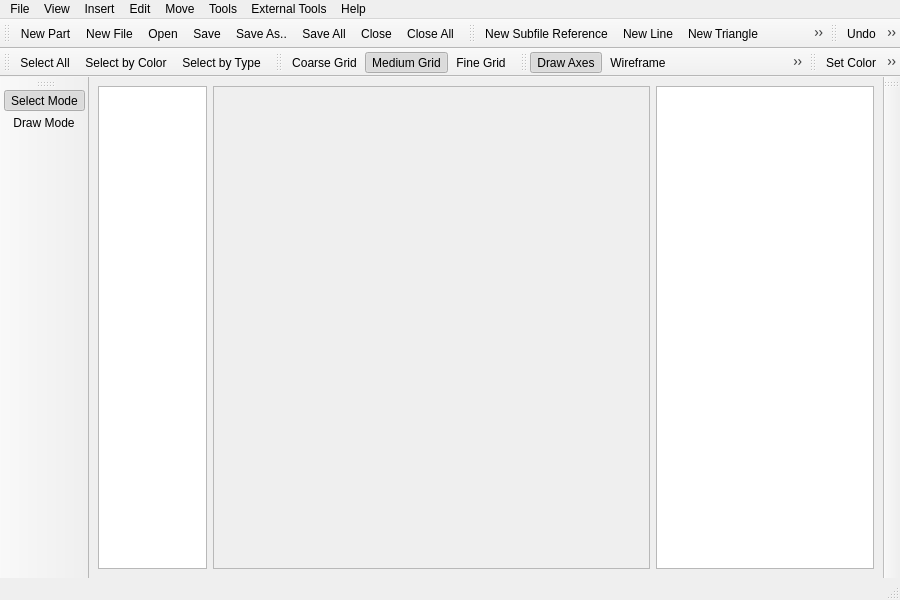
<?xml version="1.0" encoding="UTF-8"?>
<ui version="4.0">
 <class>LDForgeUI</class>
 <widget class="QMainWindow" name="LDForgeUI">
  <property name="geometry">
   <rect>
    <x>0</x>
    <y>0</y>
    <width>900</width>
    <height>600</height>
   </rect>
  </property>
  <property name="windowTitle">
   <string/>
  </property>
  <property name="windowIcon">
   <iconset resource="../../ldforge.qrc">
    <normaloff>:/icons/ldforge.png</normaloff>:/icons/ldforge.png</iconset>
  </property>
  <widget class="QWidget" name="centralwidget">
   <layout class="QVBoxLayout" name="verticalLayout">
    <item>
     <layout class="QHBoxLayout" name="horizontalLayout" stretch="1,4,2">
      <item>
       <widget class="QListWidget" name="fileList">
        <property name="sizePolicy">
         <sizepolicy hsizetype="Expanding" vsizetype="Expanding">
          <horstretch>0</horstretch>
          <verstretch>0</verstretch>
         </sizepolicy>
        </property>
       </widget>
      </item>
      <item>
       <widget class="QFrame" name="rendererFrame">
        <property name="sizePolicy">
         <sizepolicy hsizetype="Expanding" vsizetype="Expanding">
          <horstretch>0</horstretch>
          <verstretch>0</verstretch>
         </sizepolicy>
        </property>
        <property name="frameShape">
         <enum>QFrame::StyledPanel</enum>
        </property>
        <property name="frameShadow">
         <enum>QFrame::Raised</enum>
        </property>
       </widget>
      </item>
      <item>
       <widget class="QListWidget" name="objectList">
        <property name="sizePolicy">
         <sizepolicy hsizetype="Expanding" vsizetype="Expanding">
          <horstretch>0</horstretch>
          <verstretch>0</verstretch>
         </sizepolicy>
        </property>
        <property name="selectionMode">
         <enum>QAbstractItemView::ExtendedSelection</enum>
        </property>
       </widget>
      </item>
     </layout>
    </item>
   </layout>
  </widget>
  <widget class="QMenuBar" name="menubar">
   <property name="geometry">
    <rect>
     <x>0</x>
     <y>0</y>
     <width>900</width>
     <height>26</height>
    </rect>
   </property>
   <widget class="QMenu" name="menuFile">
    <property name="title">
     <string>File</string>
    </property>
    <widget class="QMenu" name="menuOpenRecent">
     <property name="title">
      <string>Open Recent...</string>
     </property>
     <property name="icon">
      <iconset resource="../../ldforge.qrc">
       <normaloff>:/icons/open-recent.png</normaloff>:/icons/open-recent.png</iconset>
     </property>
    </widget>
    <addaction name="actionNew"/>
    <addaction name="actionNewFile"/>
    <addaction name="actionOpen"/>
    <addaction name="menuOpenRecent"/>
    <addaction name="actionSave"/>
    <addaction name="actionSaveAs"/>
    <addaction name="actionSaveAll"/>
    <addaction name="separator"/>
    <addaction name="actionClose"/>
    <addaction name="actionCloseAll"/>
    <addaction name="separator"/>
    <addaction name="actionInsertFrom"/>
    <addaction name="actionExportTo"/>
    <addaction name="separator"/>
    <addaction name="actionSettings"/>
    <addaction name="actionSetLDrawPath"/>
    <addaction name="actionScanPrimitives"/>
    <addaction name="separator"/>
    <addaction name="actionExit"/>
   </widget>
   <widget class="QMenu" name="menuView">
    <property name="title">
     <string>View</string>
    </property>
    <addaction name="actionResetView"/>
    <addaction name="actionAxes"/>
    <addaction name="actionWireframe"/>
    <addaction name="actionBFCView"/>
    <addaction name="separator"/>
    <addaction name="actionSetOverlay"/>
    <addaction name="actionClearOverlay"/>
    <addaction name="separator"/>
    <addaction name="actionScreenshot"/>
   </widget>
   <widget class="QMenu" name="menuInsert">
    <property name="title">
     <string>Insert</string>
    </property>
    <addaction name="actionInsertRaw"/>
    <addaction name="separator"/>
    <addaction name="actionNewSubfile"/>
    <addaction name="actionNewLine"/>
    <addaction name="actionNewTriangle"/>
    <addaction name="actionNewQuad"/>
    <addaction name="actionNewCLine"/>
    <addaction name="actionNewComment"/>
    <addaction name="actionNewBFC"/>
    <addaction name="actionNewVertex"/>
   </widget>
   <widget class="QMenu" name="menuEdit">
    <property name="title">
     <string>Edit</string>
    </property>
    <addaction name="actionUndo"/>
    <addaction name="actionRedo"/>
    <addaction name="separator"/>
    <addaction name="actionEdit"/>
    <addaction name="separator"/>
    <addaction name="actionCut"/>
    <addaction name="actionCopy"/>
    <addaction name="actionPaste"/>
    <addaction name="actionDelete"/>
    <addaction name="separator"/>
    <addaction name="actionSelectAll"/>
    <addaction name="actionSelectByColor"/>
    <addaction name="actionSelectByType"/>
    <addaction name="separator"/>
    <addaction name="actionModeSelect"/>
    <addaction name="actionModeDraw"/>
    <addaction name="separator"/>
    <addaction name="actionSetDrawDepth"/>
   </widget>
   <widget class="QMenu" name="menuTools">
    <property name="title">
     <string>Tools</string>
    </property>
    <addaction name="actionSetColor"/>
    <addaction name="actionAutocolor"/>
    <addaction name="actionUncolorize"/>
    <addaction name="separator"/>
    <addaction name="actionInvert"/>
    <addaction name="actionInline"/>
    <addaction name="actionInlineDeep"/>
    <addaction name="actionMakePrimitive"/>
    <addaction name="separator"/>
    <addaction name="actionSplitQuads"/>
    <addaction name="actionEditRaw"/>
    <addaction name="actionBorders"/>
    <addaction name="actionCornerVerts"/>
    <addaction name="actionRoundCoordinates"/>
    <addaction name="actionVisibility"/>
    <addaction name="actionReplaceCoords"/>
    <addaction name="actionFlip"/>
    <addaction name="actionDemote"/>
   </widget>
   <widget class="QMenu" name="menuExternal_Tools">
    <property name="title">
     <string>External Tools</string>
    </property>
    <addaction name="actionYtruder"/>
    <addaction name="actionRectifier"/>
    <addaction name="actionIntersector"/>
    <addaction name="actionIsecalc"/>
    <addaction name="actionCoverer"/>
    <addaction name="actionEdger2"/>
   </widget>
   <widget class="QMenu" name="menuHelp">
    <property name="title">
     <string>Help</string>
    </property>
    <addaction name="actionHelp"/>
    <addaction name="separator"/>
    <addaction name="actionAbout"/>
    <addaction name="actionAboutQt"/>
   </widget>
   <widget class="QMenu" name="menuMov">
    <property name="title">
     <string>Move</string>
    </property>
    <widget class="QMenu" name="menuGrids">
     <property name="title">
      <string>Grids</string>
     </property>
     <addaction name="actionGridCoarse"/>
     <addaction name="actionGridMedium"/>
     <addaction name="actionGridFine"/>
    </widget>
    <widget class="QMenu" name="menuMove_Objects">
     <property name="title">
      <string>Move Objects</string>
     </property>
     <addaction name="actionMoveXNeg"/>
     <addaction name="actionMoveXPos"/>
     <addaction name="actionMoveYNeg"/>
     <addaction name="actionMoveYPos"/>
     <addaction name="actionMoveZNeg"/>
     <addaction name="actionMoveZPos"/>
    </widget>
    <widget class="QMenu" name="menuObject_List">
     <property name="title">
      <string>Object List</string>
     </property>
     <addaction name="actionMoveUp"/>
     <addaction name="actionMoveDown"/>
    </widget>
    <widget class="QMenu" name="menuRotate">
     <property name="title">
      <string>Rotate</string>
     </property>
     <addaction name="actionRotateXNeg"/>
     <addaction name="actionRotateXPos"/>
     <addaction name="actionRotateYNeg"/>
     <addaction name="actionRotateYPos"/>
     <addaction name="actionRotateZNeg"/>
     <addaction name="actionRotateZPos"/>
    </widget>
    <addaction name="menuGrids"/>
    <addaction name="menuMove_Objects"/>
    <addaction name="menuRotate"/>
    <addaction name="menuObject_List"/>
    <addaction name="separator"/>
    <addaction name="actionRotationPoint"/>
   </widget>
   <addaction name="menuFile"/>
   <addaction name="menuView"/>
   <addaction name="menuInsert"/>
   <addaction name="menuEdit"/>
   <addaction name="menuMov"/>
   <addaction name="menuTools"/>
   <addaction name="menuExternal_Tools"/>
   <addaction name="menuHelp"/>
  </widget>
  <widget class="QStatusBar" name="statusbar"/>
  <widget class="QToolBar" name="toolBar">
   <property name="windowTitle">
    <string>toolBar</string>
   </property>
   <attribute name="toolBarArea">
    <enum>TopToolBarArea</enum>
   </attribute>
   <attribute name="toolBarBreak">
    <bool>false</bool>
   </attribute>
   <addaction name="actionNew"/>
   <addaction name="actionNewFile"/>
   <addaction name="actionOpen"/>
   <addaction name="actionSave"/>
   <addaction name="actionSaveAs"/>
   <addaction name="actionSaveAll"/>
   <addaction name="actionClose"/>
   <addaction name="actionCloseAll"/>
  </widget>
  <widget class="QToolBar" name="toolBar_2">
   <property name="windowTitle">
    <string>toolBar_2</string>
   </property>
   <attribute name="toolBarArea">
    <enum>TopToolBarArea</enum>
   </attribute>
   <attribute name="toolBarBreak">
    <bool>false</bool>
   </attribute>
   <addaction name="actionNewSubfile"/>
   <addaction name="actionNewLine"/>
   <addaction name="actionNewTriangle"/>
   <addaction name="actionNewQuad"/>
   <addaction name="actionNewCLine"/>
   <addaction name="actionNewComment"/>
   <addaction name="actionNewBFC"/>
   <addaction name="actionNewVertex"/>
  </widget>
  <widget class="QToolBar" name="toolBar_3">
   <property name="windowTitle">
    <string>toolBar_3</string>
   </property>
   <attribute name="toolBarArea">
    <enum>TopToolBarArea</enum>
   </attribute>
   <attribute name="toolBarBreak">
    <bool>false</bool>
   </attribute>
   <addaction name="actionUndo"/>
   <addaction name="actionRedo"/>
   <addaction name="actionCut"/>
   <addaction name="actionCopy"/>
   <addaction name="actionPaste"/>
   <addaction name="actionDelete"/>
  </widget>
  <widget class="QToolBar" name="toolBar_4">
   <property name="windowTitle">
    <string>toolBar_4</string>
   </property>
   <attribute name="toolBarArea">
    <enum>TopToolBarArea</enum>
   </attribute>
   <attribute name="toolBarBreak">
    <bool>true</bool>
   </attribute>
   <addaction name="actionSelectAll"/>
   <addaction name="actionSelectByColor"/>
   <addaction name="actionSelectByType"/>
  </widget>
  <widget class="QToolBar" name="toolBar_5">
   <property name="windowTitle">
    <string>toolBar_5</string>
   </property>
   <attribute name="toolBarArea">
    <enum>TopToolBarArea</enum>
   </attribute>
   <attribute name="toolBarBreak">
    <bool>false</bool>
   </attribute>
   <addaction name="actionGridCoarse"/>
   <addaction name="actionGridMedium"/>
   <addaction name="actionGridFine"/>
  </widget>
  <widget class="QToolBar" name="toolBar_6">
   <property name="windowTitle">
    <string>toolBar_6</string>
   </property>
   <attribute name="toolBarArea">
    <enum>TopToolBarArea</enum>
   </attribute>
   <attribute name="toolBarBreak">
    <bool>false</bool>
   </attribute>
   <addaction name="actionAxes"/>
   <addaction name="actionWireframe"/>
   <addaction name="actionBFCView"/>
  </widget>
  <widget class="QToolBar" name="toolBar_7">
   <property name="windowTitle">
    <string>toolBar_7</string>
   </property>
   <attribute name="toolBarArea">
    <enum>TopToolBarArea</enum>
   </attribute>
   <attribute name="toolBarBreak">
    <bool>false</bool>
   </attribute>
   <addaction name="actionSetColor"/>
   <addaction name="actionAutocolor"/>
   <addaction name="actionUncolorize"/>
   <addaction name="actionInvert"/>
   <addaction name="actionSplitQuads"/>
   <addaction name="actionEditRaw"/>
   <addaction name="actionBorders"/>
   <addaction name="actionReplaceCoords"/>
   <addaction name="actionRoundCoordinates"/>
   <addaction name="actionVisibility"/>
  </widget>
  <widget class="QToolBar" name="toolBar_8">
   <property name="windowTitle">
    <string>toolBar_8</string>
   </property>
   <attribute name="toolBarArea">
    <enum>LeftToolBarArea</enum>
   </attribute>
   <attribute name="toolBarBreak">
    <bool>false</bool>
   </attribute>
   <addaction name="actionModeSelect"/>
   <addaction name="actionModeDraw"/>
  </widget>
  <widget class="QToolBar" name="colorToolbar">
   <property name="windowTitle">
    <string>toolBar_9</string>
   </property>
   <attribute name="toolBarArea">
    <enum>RightToolBarArea</enum>
   </attribute>
   <attribute name="toolBarBreak">
    <bool>false</bool>
   </attribute>
  </widget>
  <action name="actionNew">
   <property name="icon">
    <iconset resource="../../ldforge.qrc">
     <normaloff>:/icons/brick.png</normaloff>:/icons/brick.png</iconset>
   </property>
   <property name="text">
    <string>New Part</string>
   </property>
   <property name="statusTip">
    <string>Create a new part model.</string>
   </property>
   <property name="shortcut">
    <string>Ctrl+N</string>
   </property>
  </action>
  <action name="actionOpen">
   <property name="icon">
    <iconset resource="../../ldforge.qrc">
     <normaloff>:/icons/file-open.png</normaloff>:/icons/file-open.png</iconset>
   </property>
   <property name="text">
    <string>Open</string>
   </property>
   <property name="statusTip">
    <string>Load a part model from a file.</string>
   </property>
   <property name="shortcut">
    <string>Ctrl+O</string>
   </property>
  </action>
  <action name="actionSave">
   <property name="icon">
    <iconset resource="../../ldforge.qrc">
     <normaloff>:/icons/file-save.png</normaloff>:/icons/file-save.png</iconset>
   </property>
   <property name="text">
    <string>Save</string>
   </property>
   <property name="statusTip">
    <string>Save the part model.</string>
   </property>
   <property name="whatsThis">
    <string/>
   </property>
  </action>
  <action name="actionSaveAs">
   <property name="icon">
    <iconset resource="../../ldforge.qrc">
     <normaloff>:/icons/file-save-as.png</normaloff>:/icons/file-save-as.png</iconset>
   </property>
   <property name="text">
    <string>Save As..</string>
   </property>
   <property name="whatsThis">
    <string>Save the part model to a specific file.</string>
   </property>
  </action>
  <action name="actionInsertFrom">
   <property name="icon">
    <iconset resource="../../ldforge.qrc">
     <normaloff>:/icons/file-import.png</normaloff>:/icons/file-import.png</iconset>
   </property>
   <property name="text">
    <string>Insert From..</string>
   </property>
  </action>
  <action name="actionExportTo">
   <property name="icon">
    <iconset resource="../../ldforge.qrc">
     <normaloff>:/icons/file-export.png</normaloff>:/icons/file-export.png</iconset>
   </property>
   <property name="text">
    <string>Export To..</string>
   </property>
  </action>
  <action name="actionSettings">
   <property name="icon">
    <iconset resource="../../ldforge.qrc">
     <normaloff>:/icons/settings.png</normaloff>:/icons/settings.png</iconset>
   </property>
   <property name="text">
    <string>Settings</string>
   </property>
   <property name="statusTip">
    <string>Edit the settings of LDForge.</string>
   </property>
   <property name="whatsThis">
    <string/>
   </property>
  </action>
  <action name="actionSetLDrawPath">
   <property name="icon">
    <iconset resource="../../ldforge.qrc">
     <normaloff>:/icons/settings.png</normaloff>:/icons/settings.png</iconset>
   </property>
   <property name="text">
    <string>Set LDraw Path</string>
   </property>
   <property name="statusTip">
    <string>Change the LDraw directory path.</string>
   </property>
  </action>
  <action name="actionScanPrimitives">
   <property name="icon">
    <iconset resource="../../ldforge.qrc">
     <normaloff>:/icons/radial.png</normaloff>:/icons/radial.png</iconset>
   </property>
   <property name="text">
    <string>Scan Primitives</string>
   </property>
   <property name="statusTip">
    <string>Scan the primitives folder for primitive info. Use this if you add new primitives.</string>
   </property>
  </action>
  <action name="actionExit">
   <property name="icon">
    <iconset resource="../../ldforge.qrc">
     <normaloff>:/icons/exit.png</normaloff>:/icons/exit.png</iconset>
   </property>
   <property name="text">
    <string>Exit</string>
   </property>
   <property name="shortcut">
    <string>Ctrl+Q</string>
   </property>
  </action>
  <action name="actionResetView">
   <property name="text">
    <string>Reset View</string>
   </property>
  </action>
  <action name="actionAxes">
   <property name="checkable">
    <bool>true</bool>
   </property>
   <property name="checked">
    <bool>true</bool>
   </property>
   <property name="icon">
    <iconset resource="../../ldforge.qrc">
     <normaloff>:/icons/axes.png</normaloff>:/icons/axes.png</iconset>
   </property>
   <property name="text">
    <string>Draw Axes</string>
   </property>
  </action>
  <action name="actionWireframe">
   <property name="checkable">
    <bool>true</bool>
   </property>
   <property name="icon">
    <iconset resource="../../ldforge.qrc">
     <normaloff>:/icons/wireframe.png</normaloff>:/icons/wireframe.png</iconset>
   </property>
   <property name="text">
    <string>Wireframe</string>
   </property>
  </action>
  <action name="actionBFCView">
   <property name="checkable">
    <bool>true</bool>
   </property>
   <property name="icon">
    <iconset resource="../../ldforge.qrc">
     <normaloff>:/icons/bfc-view.png</normaloff>:/icons/bfc-view.png</iconset>
   </property>
   <property name="text">
    <string>BFC Red/Green View</string>
   </property>
  </action>
  <action name="actionSetOverlay">
   <property name="icon">
    <iconset resource="../../ldforge.qrc">
     <normaloff>:/icons/overlay.png</normaloff>:/icons/overlay.png</iconset>
   </property>
   <property name="text">
    <string>Set Overlay Image</string>
   </property>
  </action>
  <action name="actionClearOverlay">
   <property name="icon">
    <iconset resource="../../ldforge.qrc">
     <normaloff>:/icons/overlay-clear.png</normaloff>:/icons/overlay-clear.png</iconset>
   </property>
   <property name="text">
    <string>Clear Overlay Image</string>
   </property>
  </action>
  <action name="actionScreenshot">
   <property name="icon">
    <iconset resource="../../ldforge.qrc">
     <normaloff>:/icons/screencap.png</normaloff>:/icons/screencap.png</iconset>
   </property>
   <property name="text">
    <string>Screenshot</string>
   </property>
  </action>
  <action name="actionInsertRaw">
   <property name="text">
    <string>LDraw Code..</string>
   </property>
  </action>
  <action name="actionNewLine">
   <property name="icon">
    <iconset resource="../../ldforge.qrc">
     <normaloff>:/icons/add-line.png</normaloff>:/icons/add-line.png</iconset>
   </property>
   <property name="text">
    <string>New Line</string>
   </property>
  </action>
  <action name="actionNewSubfile">
   <property name="icon">
    <iconset resource="../../ldforge.qrc">
     <normaloff>:/icons/add-subfile.png</normaloff>:/icons/add-subfile.png</iconset>
   </property>
   <property name="text">
    <string>New Subfile Reference</string>
   </property>
  </action>
  <action name="actionNewTriangle">
   <property name="icon">
    <iconset resource="../../ldforge.qrc">
     <normaloff>:/icons/add-triangle.png</normaloff>:/icons/add-triangle.png</iconset>
   </property>
   <property name="text">
    <string>New Triangle</string>
   </property>
  </action>
  <action name="actionNewQuad">
   <property name="icon">
    <iconset resource="../../ldforge.qrc">
     <normaloff>:/icons/add-quad.png</normaloff>:/icons/add-quad.png</iconset>
   </property>
   <property name="text">
    <string>New Quadrilateral</string>
   </property>
  </action>
  <action name="actionNewCLine">
   <property name="icon">
    <iconset resource="../../ldforge.qrc">
     <normaloff>:/icons/add-condline.png</normaloff>:/icons/add-condline.png</iconset>
   </property>
   <property name="text">
    <string>New Conditional Line</string>
   </property>
  </action>
  <action name="actionNewComment">
   <property name="icon">
    <iconset resource="../../ldforge.qrc">
     <normaloff>:/icons/add-comment.png</normaloff>:/icons/add-comment.png</iconset>
   </property>
   <property name="text">
    <string>New Comment</string>
   </property>
  </action>
  <action name="actionNewBFC">
   <property name="icon">
    <iconset resource="../../ldforge.qrc">
     <normaloff>:/icons/add-bfc.png</normaloff>:/icons/add-bfc.png</iconset>
   </property>
   <property name="text">
    <string>New BFC Statement</string>
   </property>
  </action>
  <action name="actionNewVertex">
   <property name="icon">
    <iconset resource="../../ldforge.qrc">
     <normaloff>:/icons/add-vertex.png</normaloff>:/icons/add-vertex.png</iconset>
   </property>
   <property name="text">
    <string>New Vertex</string>
   </property>
  </action>
  <action name="actionUndo">
   <property name="icon">
    <iconset resource="../../ldforge.qrc">
     <normaloff>:/icons/undo.png</normaloff>:/icons/undo.png</iconset>
   </property>
   <property name="text">
    <string>Undo</string>
   </property>
   <property name="statusTip">
    <string>Undo a step.</string>
   </property>
  </action>
  <action name="actionRedo">
   <property name="icon">
    <iconset resource="../../ldforge.qrc">
     <normaloff>:/icons/redo.png</normaloff>:/icons/redo.png</iconset>
   </property>
   <property name="text">
    <string>Redo</string>
   </property>
   <property name="statusTip">
    <string>Redo a step.</string>
   </property>
  </action>
  <action name="actionCut">
   <property name="icon">
    <iconset resource="../../ldforge.qrc">
     <normaloff>:/icons/cut.png</normaloff>:/icons/cut.png</iconset>
   </property>
   <property name="text">
    <string>Cut</string>
   </property>
   <property name="statusTip">
    <string>Cut the current selection to clipboard.</string>
   </property>
  </action>
  <action name="actionCopy">
   <property name="icon">
    <iconset resource="../../ldforge.qrc">
     <normaloff>:/icons/copy.png</normaloff>:/icons/copy.png</iconset>
   </property>
   <property name="text">
    <string>Copy</string>
   </property>
   <property name="statusTip">
    <string>Copy the current selection to clipboard.</string>
   </property>
   <property name="whatsThis">
    <string/>
   </property>
  </action>
  <action name="actionPaste">
   <property name="icon">
    <iconset resource="../../ldforge.qrc">
     <normaloff>:/icons/paste.png</normaloff>:/icons/paste.png</iconset>
   </property>
   <property name="text">
    <string>Paste</string>
   </property>
   <property name="statusTip">
    <string>Paste clipboard contents.</string>
   </property>
  </action>
  <action name="actionDelete">
   <property name="icon">
    <iconset resource="../../ldforge.qrc">
     <normaloff>:/icons/delete.png</normaloff>:/icons/delete.png</iconset>
   </property>
   <property name="text">
    <string>Delete</string>
   </property>
   <property name="statusTip">
    <string>Delete the selection</string>
   </property>
  </action>
  <action name="actionSelectAll">
   <property name="icon">
    <iconset resource="../../ldforge.qrc">
     <normaloff>:/icons/select-all.png</normaloff>:/icons/select-all.png</iconset>
   </property>
   <property name="text">
    <string>Select All</string>
   </property>
  </action>
  <action name="actionSelectByColor">
   <property name="icon">
    <iconset resource="../../ldforge.qrc">
     <normaloff>:/icons/select-color.png</normaloff>:/icons/select-color.png</iconset>
   </property>
   <property name="text">
    <string>Select by Color</string>
   </property>
  </action>
  <action name="actionSelectByType">
   <property name="icon">
    <iconset resource="../../ldforge.qrc">
     <normaloff>:/icons/select-type.png</normaloff>:/icons/select-type.png</iconset>
   </property>
   <property name="text">
    <string>Select by Type</string>
   </property>
  </action>
  <action name="actionModeSelect">
   <property name="checkable">
    <bool>true</bool>
   </property>
   <property name="checked">
    <bool>true</bool>
   </property>
   <property name="icon">
    <iconset resource="../../ldforge.qrc">
     <normaloff>:/icons/mode-select.png</normaloff>:/icons/mode-select.png</iconset>
   </property>
   <property name="text">
    <string>Select Mode</string>
   </property>
  </action>
  <action name="actionModeDraw">
   <property name="checkable">
    <bool>true</bool>
   </property>
   <property name="icon">
    <iconset resource="../../ldforge.qrc">
     <normaloff>:/icons/mode-draw.png</normaloff>:/icons/mode-draw.png</iconset>
   </property>
   <property name="text">
    <string>Draw Mode</string>
   </property>
  </action>
  <action name="actionSetDrawDepth">
   <property name="text">
    <string>Set Draw Depth</string>
   </property>
  </action>
  <action name="actionSetColor">
   <property name="icon">
    <iconset resource="../../ldforge.qrc">
     <normaloff>:/icons/palette.png</normaloff>:/icons/palette.png</iconset>
   </property>
   <property name="text">
    <string>Set Color</string>
   </property>
   <property name="statusTip">
    <string>Set the color on given objects.</string>
   </property>
  </action>
  <action name="actionAutocolor">
   <property name="icon">
    <iconset resource="../../ldforge.qrc">
     <normaloff>:/icons/autocolor.png</normaloff>:/icons/autocolor.png</iconset>
   </property>
   <property name="text">
    <string>Auto-color</string>
   </property>
   <property name="statusTip">
    <string>Set the color of the given object to the first found unused color.</string>
   </property>
  </action>
  <action name="actionUncolorize">
   <property name="icon">
    <iconset resource="../../ldforge.qrc">
     <normaloff>:/icons/uncolorize.png</normaloff>:/icons/uncolorize.png</iconset>
   </property>
   <property name="text">
    <string>Uncolorize</string>
   </property>
   <property name="statusTip">
    <string>Reduce colors of everything selected to main and edge colors</string>
   </property>
  </action>
  <action name="actionInline">
   <property name="icon">
    <iconset resource="../../ldforge.qrc">
     <normaloff>:/icons/inline.png</normaloff>:/icons/inline.png</iconset>
   </property>
   <property name="text">
    <string>Inline</string>
   </property>
   <property name="statusTip">
    <string>Inline selected subfiles.</string>
   </property>
  </action>
  <action name="actionInlineDeep">
   <property name="icon">
    <iconset resource="../../ldforge.qrc">
     <normaloff>:/icons/inline-deep.png</normaloff>:/icons/inline-deep.png</iconset>
   </property>
   <property name="text">
    <string>Deep Inline</string>
   </property>
   <property name="statusTip">
    <string>Recursively inline selected subfiles down to polygons only.</string>
   </property>
  </action>
  <action name="actionInvert">
   <property name="icon">
    <iconset resource="../../ldforge.qrc">
     <normaloff>:/icons/invert.png</normaloff>:/icons/invert.png</iconset>
   </property>
   <property name="text">
    <string>Invert</string>
   </property>
  </action>
  <action name="actionMakePrimitive">
   <property name="icon">
    <iconset resource="../../ldforge.qrc">
     <normaloff>:/icons/radial.png</normaloff>:/icons/radial.png</iconset>
   </property>
   <property name="text">
    <string>Generate Primitive</string>
   </property>
  </action>
  <action name="actionSplitQuads">
   <property name="icon">
    <iconset resource="../../ldforge.qrc">
     <normaloff>:/icons/quad-split.png</normaloff>:/icons/quad-split.png</iconset>
   </property>
   <property name="text">
    <string>Split Quads</string>
   </property>
   <property name="statusTip">
    <string>Split quads into triangles.</string>
   </property>
  </action>
  <action name="actionEditRaw">
   <property name="icon">
    <iconset resource="../../ldforge.qrc">
     <normaloff>:/icons/set-contents.png</normaloff>:/icons/set-contents.png</iconset>
   </property>
   <property name="text">
    <string>Edit LDraw Code</string>
   </property>
   <property name="statusTip">
    <string>Edit the LDraw code of this object.</string>
   </property>
  </action>
  <action name="actionBorders">
   <property name="icon">
    <iconset resource="../../ldforge.qrc">
     <normaloff>:/icons/make-borders.png</normaloff>:/icons/make-borders.png</iconset>
   </property>
   <property name="text">
    <string>Make Borders</string>
   </property>
   <property name="statusTip">
    <string>Add borders around given polygons.</string>
   </property>
  </action>
  <action name="actionCornerVerts">
   <property name="icon">
    <iconset resource="../../ldforge.qrc">
     <normaloff>:/icons/corner-verts.png</normaloff>:/icons/corner-verts.png</iconset>
   </property>
   <property name="text">
    <string>Make Corner Vertices</string>
   </property>
   <property name="statusTip">
    <string>Adds vertex objects to the corners of the given polygons</string>
   </property>
  </action>
  <action name="actionRoundCoordinates">
   <property name="icon">
    <iconset resource="../../ldforge.qrc">
     <normaloff>:/icons/round-coords.png</normaloff>:/icons/round-coords.png</iconset>
   </property>
   <property name="text">
    <string>Round Coordinates</string>
   </property>
   <property name="statusTip">
    <string>Round coordinates down to 3/4 decimals</string>
   </property>
  </action>
  <action name="actionVisibility">
   <property name="icon">
    <iconset resource="../../ldforge.qrc">
     <normaloff>:/icons/visibility.png</normaloff>:/icons/visibility.png</iconset>
   </property>
   <property name="text">
    <string>Toggle Visibility</string>
   </property>
   <property name="statusTip">
    <string>Toggles visibility/hiding on objects.</string>
   </property>
  </action>
  <action name="actionReplaceCoords">
   <property name="icon">
    <iconset resource="../../ldforge.qrc">
     <normaloff>:/icons/replace-coords.png</normaloff>:/icons/replace-coords.png</iconset>
   </property>
   <property name="text">
    <string>Replace Coordinates</string>
   </property>
   <property name="statusTip">
    <string>Find and replace coordinate values.</string>
   </property>
  </action>
  <action name="actionFlip">
   <property name="icon">
    <iconset resource="../../ldforge.qrc">
     <normaloff>:/icons/flip.png</normaloff>:/icons/flip.png</iconset>
   </property>
   <property name="text">
    <string>Flip</string>
   </property>
   <property name="statusTip">
    <string>Flip coordinates.</string>
   </property>
  </action>
  <action name="actionDemote">
   <property name="text">
    <string>Demote Conditional Lines</string>
   </property>
   <property name="statusTip">
    <string>Demote conditional lines down to normal lines.</string>
   </property>
  </action>
  <action name="actionYtruder">
   <property name="icon">
    <iconset resource="../../ldforge.qrc">
     <normaloff>:/icons/ytruder.png</normaloff>:/icons/ytruder.png</iconset>
   </property>
   <property name="text">
    <string>Ytruder</string>
   </property>
   <property name="statusTip">
    <string>Extrude selected lines to a given plane</string>
   </property>
  </action>
  <action name="actionRectifier">
   <property name="icon">
    <iconset resource="../../ldforge.qrc">
     <normaloff>:/icons/rectifier.png</normaloff>:/icons/rectifier.png</iconset>
   </property>
   <property name="text">
    <string>Rectifier</string>
   </property>
   <property name="statusTip">
    <string>Optimizes quads into rect primitives.</string>
   </property>
  </action>
  <action name="actionIntersector">
   <property name="icon">
    <iconset resource="../../ldforge.qrc">
     <normaloff>:/icons/intersector.png</normaloff>:/icons/intersector.png</iconset>
   </property>
   <property name="text">
    <string>Intersector</string>
   </property>
   <property name="statusTip">
    <string>Perform clipping between two input groups.</string>
   </property>
  </action>
  <action name="actionIsecalc">
   <property name="icon">
    <iconset resource="../../ldforge.qrc">
     <normaloff>:/icons/isecalc.png</normaloff>:/icons/isecalc.png</iconset>
   </property>
   <property name="text">
    <string>Isecalc</string>
   </property>
   <property name="statusTip">
    <string>Compute intersection edgelines between two input groups.</string>
   </property>
  </action>
  <action name="actionCoverer">
   <property name="icon">
    <iconset resource="../../ldforge.qrc">
     <normaloff>:/icons/coverer.png</normaloff>:/icons/coverer.png</iconset>
   </property>
   <property name="text">
    <string>Coverer</string>
   </property>
   <property name="statusTip">
    <string>Fill the space between two line shapes</string>
   </property>
  </action>
  <action name="actionEdger2">
   <property name="text">
    <string>Edger 2</string>
   </property>
  </action>
  <action name="actionHelp">
   <property name="enabled">
    <bool>false</bool>
   </property>
   <property name="icon">
    <iconset resource="../../ldforge.qrc">
     <normaloff>:/icons/help.png</normaloff>:/icons/help.png</iconset>
   </property>
   <property name="text">
    <string>Help</string>
   </property>
  </action>
  <action name="actionAbout">
   <property name="icon">
    <iconset resource="../../ldforge.qrc">
     <normaloff>:/icons/ldforge.png</normaloff>:/icons/ldforge.png</iconset>
   </property>
   <property name="text">
    <string>About LDForge</string>
   </property>
  </action>
  <action name="actionAboutQt">
   <property name="text">
    <string>About Qt</string>
   </property>
  </action>
  <action name="actionGridCoarse">
   <property name="checkable">
    <bool>true</bool>
   </property>
   <property name="icon">
    <iconset resource="../../ldforge.qrc">
     <normaloff>:/icons/grid-coarse.png</normaloff>:/icons/grid-coarse.png</iconset>
   </property>
   <property name="text">
    <string>Coarse Grid</string>
   </property>
  </action>
  <action name="actionGridMedium">
   <property name="checkable">
    <bool>true</bool>
   </property>
   <property name="checked">
    <bool>true</bool>
   </property>
   <property name="icon">
    <iconset resource="../../ldforge.qrc">
     <normaloff>:/icons/grid-medium.png</normaloff>:/icons/grid-medium.png</iconset>
   </property>
   <property name="text">
    <string>Medium Grid</string>
   </property>
  </action>
  <action name="actionGridFine">
   <property name="checkable">
    <bool>true</bool>
   </property>
   <property name="icon">
    <iconset resource="../../ldforge.qrc">
     <normaloff>:/icons/grid-fine.png</normaloff>:/icons/grid-fine.png</iconset>
   </property>
   <property name="text">
    <string>Fine Grid</string>
   </property>
  </action>
  <action name="actionEdit">
   <property name="text">
    <string>Edit Selected Object</string>
   </property>
  </action>
  <action name="actionMoveUp">
   <property name="icon">
    <iconset resource="../../ldforge.qrc">
     <normaloff>:/icons/arrow-up.png</normaloff>:/icons/arrow-up.png</iconset>
   </property>
   <property name="text">
    <string>Move Up</string>
   </property>
  </action>
  <action name="actionMoveDown">
   <property name="icon">
    <iconset resource="../../ldforge.qrc">
     <normaloff>:/icons/arrow-down.png</normaloff>:/icons/arrow-down.png</iconset>
   </property>
   <property name="text">
    <string>Move Down</string>
   </property>
  </action>
  <action name="actionMoveXNeg">
   <property name="icon">
    <iconset resource="../../ldforge.qrc">
     <normaloff>:/icons/move-x-neg.png</normaloff>:/icons/move-x-neg.png</iconset>
   </property>
   <property name="text">
    <string>Move -X</string>
   </property>
  </action>
  <action name="actionMoveXPos">
   <property name="icon">
    <iconset resource="../../ldforge.qrc">
     <normaloff>:/icons/move-x-pos.png</normaloff>:/icons/move-x-pos.png</iconset>
   </property>
   <property name="text">
    <string>Move +X</string>
   </property>
  </action>
  <action name="actionMoveYNeg">
   <property name="icon">
    <iconset resource="../../ldforge.qrc">
     <normaloff>:/icons/move-y-neg.png</normaloff>:/icons/move-y-neg.png</iconset>
   </property>
   <property name="text">
    <string>Move -Y</string>
   </property>
  </action>
  <action name="actionMoveYPos">
   <property name="icon">
    <iconset resource="../../ldforge.qrc">
     <normaloff>:/icons/move-y-pos.png</normaloff>:/icons/move-y-pos.png</iconset>
   </property>
   <property name="text">
    <string>Move +Y</string>
   </property>
  </action>
  <action name="actionMoveZNeg">
   <property name="icon">
    <iconset resource="../../ldforge.qrc">
     <normaloff>:/icons/move-z-neg.png</normaloff>:/icons/move-z-neg.png</iconset>
   </property>
   <property name="text">
    <string>Move -Z</string>
   </property>
  </action>
  <action name="actionMoveZPos">
   <property name="icon">
    <iconset resource="../../ldforge.qrc">
     <normaloff>:/icons/move-z-pos.png</normaloff>:/icons/move-z-pos.png</iconset>
   </property>
   <property name="text">
    <string>Move +Z</string>
   </property>
  </action>
  <action name="actionRotateXNeg">
   <property name="text">
    <string>Rotate -X</string>
   </property>
  </action>
  <action name="actionRotateXPos">
   <property name="text">
    <string>Rotate +X</string>
   </property>
  </action>
  <action name="actionRotateYNeg">
   <property name="text">
    <string>Rotate -Y</string>
   </property>
  </action>
  <action name="actionRotateYPos">
   <property name="text">
    <string>Rotate +Y</string>
   </property>
  </action>
  <action name="actionRotateZNeg">
   <property name="text">
    <string>Rotate -Z</string>
   </property>
  </action>
  <action name="actionRotateZPos">
   <property name="text">
    <string>Rotate +Z</string>
   </property>
  </action>
  <action name="actionRotationPoint">
   <property name="text">
    <string>Set Rotation Point</string>
   </property>
  </action>
  <action name="actionSaveAll">
   <property name="text">
    <string>Save All</string>
   </property>
  </action>
  <action name="actionClose">
   <property name="text">
    <string>Close</string>
   </property>
  </action>
  <action name="actionCloseAll">
   <property name="text">
    <string>Close All</string>
   </property>
  </action>
  <action name="actionNewFile">
   <property name="icon">
    <iconset resource="../../ldforge.qrc">
     <normaloff>:/icons/file-new.png</normaloff>:/icons/file-new.png</iconset>
   </property>
   <property name="text">
    <string>New File</string>
   </property>
  </action>
 </widget>
 <resources>
  <include location="../../ldforge.qrc"/>
 </resources>
 <connections/>
</ui>
